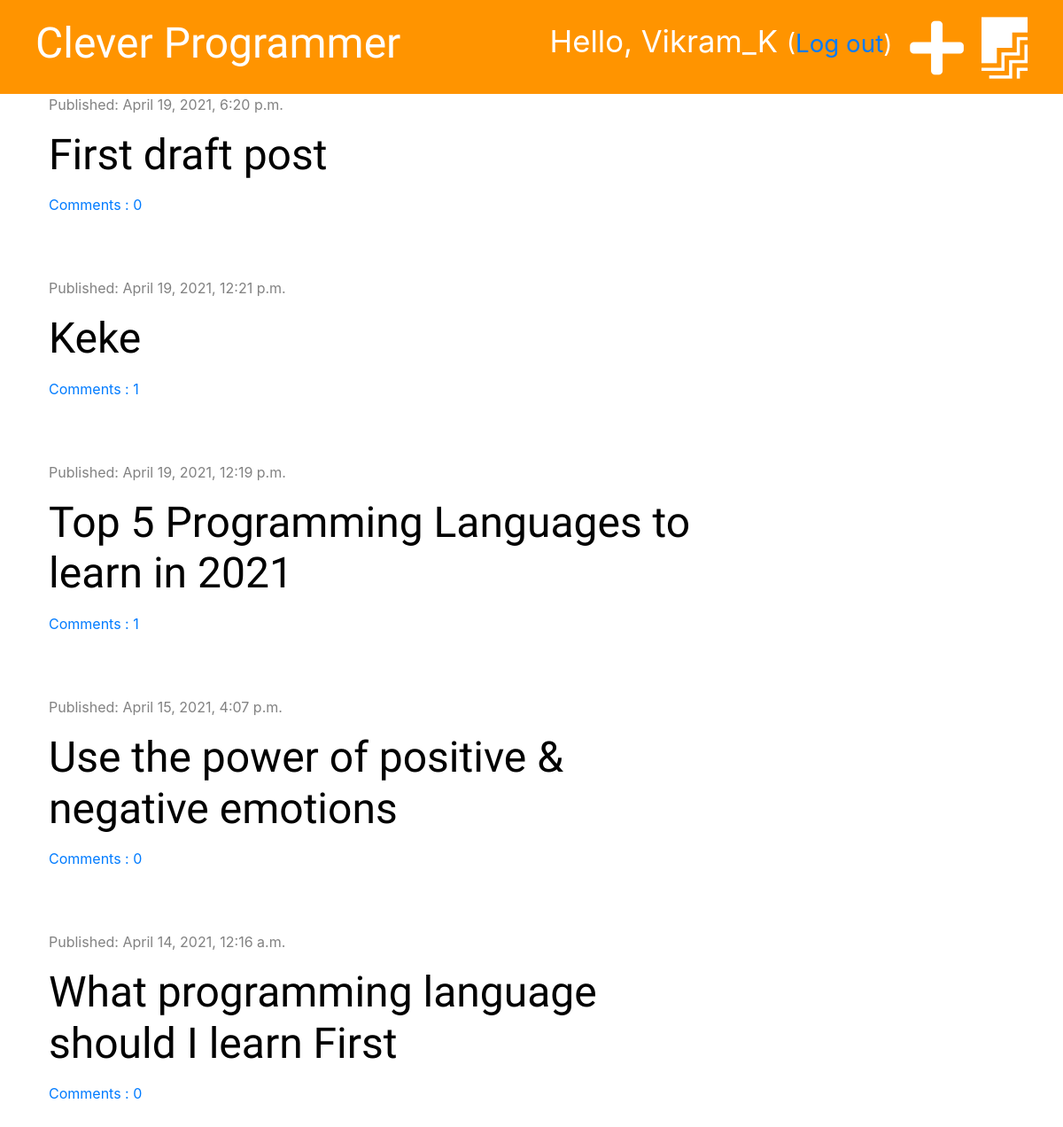
The app's page / (signed in) with its own data.
### blog/models.py (models this page shows, shortened)
class Post(models.Model):
    author = models.ForeignKey('auth.User',on_delete=models.CASCADE)
    title = models.CharField(max_length=200)
    text = models.TextField()
    created_date = models.DateTimeField(default=timezone.now)
    published_date = models.DateTimeField(blank=True,null=True)
    def approved_comments(self):
        return self.comments.filter(approved=True)

### blog/views.py (the view)
# urls.py: path('',views.post_list,name='post_list'),
def post_list(request):
    posts = Post.objects.filter(published_date__lte=timezone.now()).order_by('-published_date')
    stuff_for_frontend = {'posts' : posts}
    return render(request,'blog/post_list.html' ,stuff_for_frontend)

### blog/templatetags/markdownify.py (called while the page is built)
@register.filter
def markdown(value):
    renderer = HighlightRenderer()
    markdown = mistune.Markdown(renderer=renderer)
    return markdown(value)

### blog/templates/blog/post_list.html (shortened to what this page needs)
{% extends 'blog/base.html' %}
{% load markdownify %}
{% block content %}
    {% for post in posts %}
        <div class="post">
            <div class="date">
                <p>Published: {{ post.published_date }}</p>
            </div>
            <h1><a href="{% url 'post_detail' pk=post.pk %}">{{ post.title }}</a></h1>
            <a href="{% url 'post_detail' pk=post.pk %}">Comments : {{ post.approved_comments.count }}</a>
        </div>
    {% endfor %}
{% endblock %}

### blog/templates/blog/base.html (shortened to what this page needs)
{% load static %}
<!DOCTYPE html>
<html lang="en">
<head>
    <link rel="stylesheet" href="https://cdn.jsdelivr.net/npm/bootstrap@4.6.0/dist/css/bootstrap.min.css">
    <link rel="stylesheet" href="{% static 'css/blog.css' %}">
    <link rel="stylesheet" href="https://pro.fontawesome.com/releases/v5.10.0/css/all.css"/>
    <link rel="stylesheet" href="{% static 'css/zenburn.css' %}">
</head>
<body>
<div class="page-header">
    {% if user.is_authenticated %}
        <a href="{% url 'post_draft_list' %}" class="top-menu"><i class="fab fa-firstdraft fa-2x"></i></a>
        <a href="{% url 'post_new' %}" class="top-menu"><i class="fas fa-plus fa-2x"></i></a>
        <p class="top-menu">Hello, {{ user.username }} <small>(<a href="{% url 'logout' %}">Log out</a>)</small></p>
    {% else %}
        <a href="{% url 'login' %}" class="top-menu"><i class="fas fa-sign-in-alt fa-2x"></i></a>
    {% endif %}
    <h1><a href="{% url "post_list" %}">Clever Programmer </a></h1>
</div>
<div class="content container">
    <div class="row">
        <div class="col-md-8">
          {% block content %}
          {% endblock %}
        </div>
    </div>
</div>
</body>
</html>

### blog/static/css/blog.css (style rules this page uses)
.page-header { background-color: #ff9400; margin-top: 0; padding: 20px 20px 20px 40px; }
.page-header h1, .page-header h1 a { color: #ffffff; font-size: 36pt; text-decoration: none; }
.content { margin-left: 40px; }
h1,h2,h3,h4 { font-family: 'Tangerine','Inconsolata','Droid Sans',serif; font-size: 48px; }
.date { color: #828282; }
.post { margin-bottom: 70px; }
.post h1 a { color: #000000; }
.top-menu , .top-menu:hover { color: #ffffff; float: right; font-size: 26pt; margin-right:20px; }

### records on screen
Post: published_date "April 19, 2021, 6:20 p.m.", title "First draft post", approved_comments.count "0"
Post: published_date "April 19, 2021, 12:21 p.m.", title "Keke", approved_comments.count "1"
Post: published_date "April 19, 2021, 12:19 p.m.", title "Top 5 Programming Languages to learn in 2021", approved_comments.count "1"
Post: published_date "April 15, 2021, 4:07 p.m.", title "Use the power of positive & negative emotions", approved_comments.count "0"
Post: published_date "April 14, 2021, 12:16 a.m.", title "What programming language should I learn First", approved_comments.count "0"

### other values on screen
{{ user.username }} "Vikram_K"
